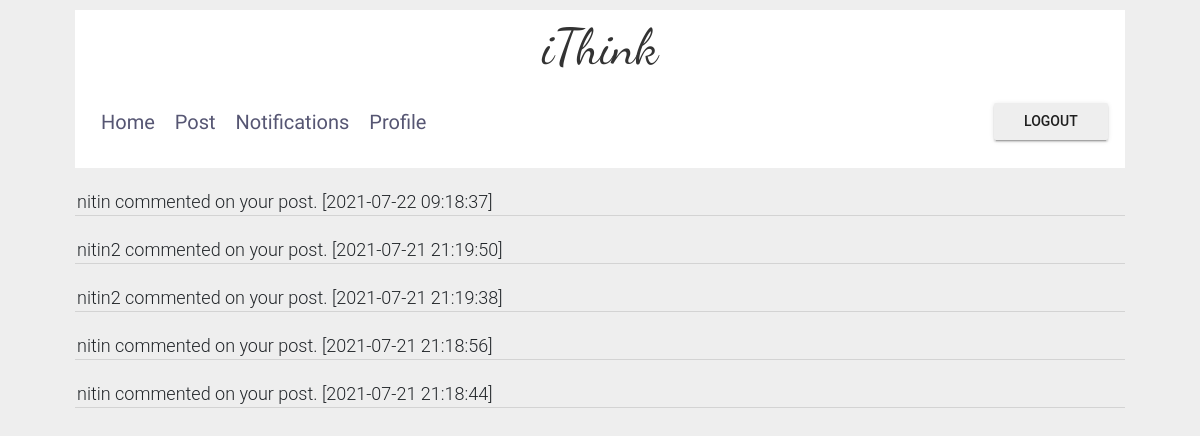
The app's page /notification (signed in) with its own data.
### app.py (models this page shows)
class Notification(UserMixin, db.Model):
    n_id=db.Column(db.Integer, primary_key=True)
    commentator=db.Column(db.Integer,nullable=False)
    timestamp = db.Column(db.DateTime(timezone=True), default=func.now(IST))
    p_id=db.Column(db.Integer, db.ForeignKey('post_data.p_id'),nullable=False)

class User(UserMixin, db.Model):
    id=db.Column(db.Integer, primary_key=True)
    fullname=db.Column(db.String(20))
    email=db.Column(db.String(50), unique=True)
    dob=db.Column(db.Integer)
    profession=db.Column(db.String(20))
    username=db.Column(db.String(20), unique=True)
    password=db.Column(db.String(80))

### app.py (the view)
@app.route('/notification', methods=['GET','POST'])
@login_required
def notification():
    notifications=db.session.execute('select u.username, n.p_id, n.timestamp from user u, notification n where u.id=n.commentator order by timestamp desc')
    notifications = [list(row) for row in notifications]
    userPosts = db.session.execute('select p_id from post_data where post_data.id=:val',{'val':current_user.id})
    userPosts = [list(row) for row in userPosts]
    return render_template('notification.html',notifications=notifications, userPosts=userPosts,page='notification')

### app.py (called while the page is built)
@login_manager.user_loader
def load_user(user_id):
    return User.query.get(int(user_id))

### templates/notification.html
{% extends "MainLayout.html" %}
{% block content %}
<ul class="list-group" style="margin-top:20px">
    {% for notification in notifications %}
        {%for userPost in userPosts%}
            {%if notification[1]==userPost[0]%}
                <li style="list-style-type:none; font-size:18px;background-color:none;border-bottom:1px solid lightGray;margin-bottom:20px;padding-left:2px">{{notification[0]}} commented on your post. [{{notification[2]}}]</li>
            {%endif%}
        {%endfor%}
    {% endfor %}
</ul>
{% endblock %}

### records on screen
Notification: username "nitin", timestamp "2021-07-22 09:18:37"
Notification: username "nitin2", timestamp "2021-07-21 21:19:50"
Notification: username "nitin2", timestamp "2021-07-21 21:19:38"
Notification: username "nitin", timestamp "2021-07-21 21:18:56"
Notification: username "nitin", timestamp "2021-07-21 21:18:44"
